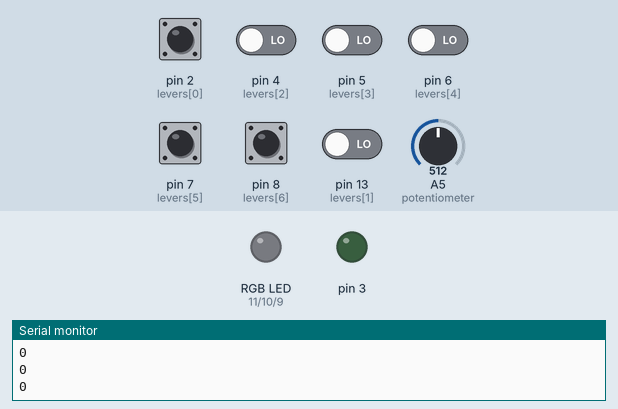
Recording of a sketch running on a simulated Arduino Uno, built with avr-gcc and run on an emulated ATmega328P. Shown: an RGB LED mixed from three pins (HIGH = lit), output pins drawn as LEDs (lit = HIGH), the last lines printed to the serial monitor. The test bench sets the inputs (shaded band); at power-on: pin 2 (levers[0]), pin 4 (levers[2]), pin 5 (levers[3]), pin 6 (levers[4]), pin 7 (levers[5]), pin 8 (levers[6]), pin 13 (levers[1]) LOW, A5 (potentiometer) = 512. Random numbers use the default seed unless the sketch sets one.

Above: at 1.2 s.
1.3 s: A5 (potentiometer) set to 378
At 2.6 s:
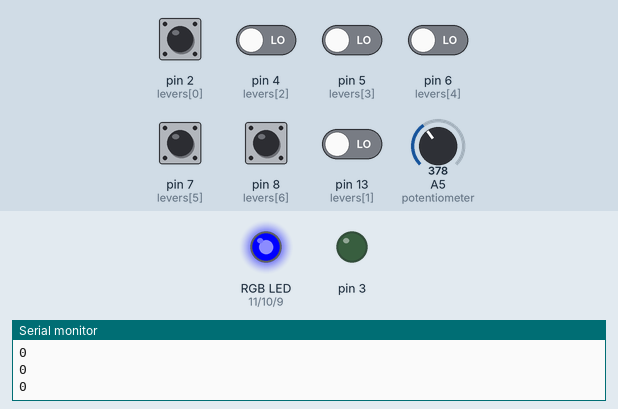
4.3 s: A5 (potentiometer) set to 354
At 5.2 s:
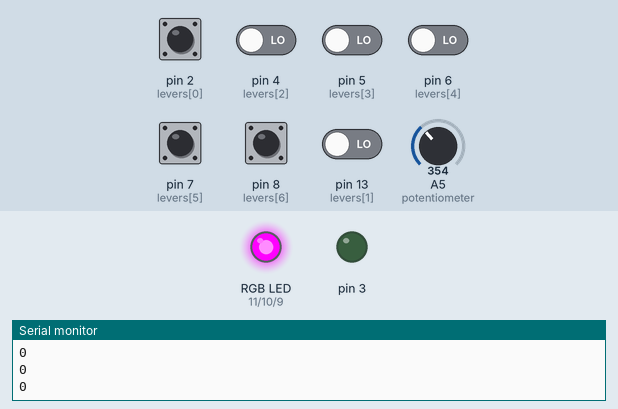
7.3 s: pin 2 (levers[0]) driven HIGH
9.1 s: pin 2 (levers[0]) driven LOW
At 10.6 s:
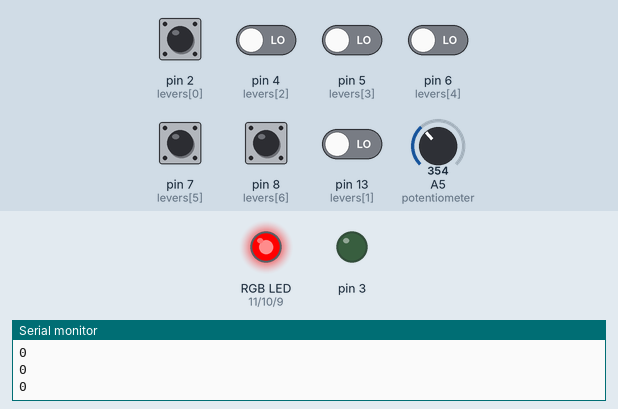
11.7 s: A5 (potentiometer) set to 0
At 12.34 s:
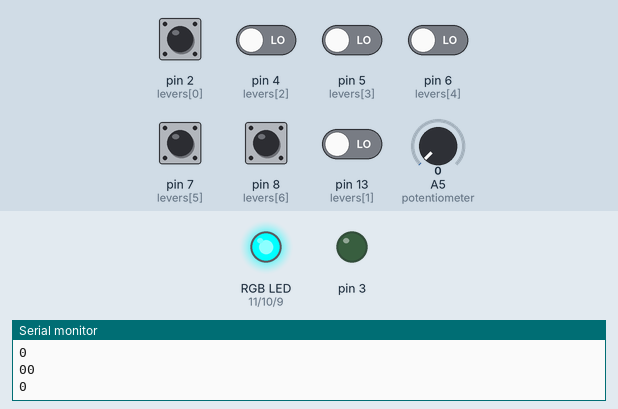
14.7 s: pin 4 (levers[2]) driven HIGH
Timing chart, 0 to 17.2 s (numbered marks = the images above; inputs shaded):
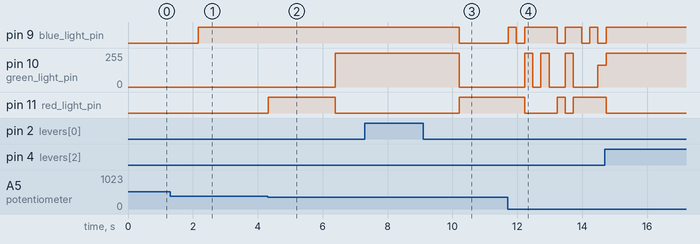

Measured:
- the behaviour switches between 371 and 370 on A5 (potentiometer) (found by bisection; images 1 and 2)
- after the input at 9.1 s, pin 9 (blue_light_pin): HIGH → LOW after 1.1 s; pin 10 (green_light_pin): 255/255 → 0/255 after 1.1 s; pin 11 (red_light_pin): LOW → HIGH after 1.1 s
- after the input at 11.7 s, pin 10 (green_light_pin): 0/255 → 255/255 after 0.52 s, → 0/255 0.25 s later, → 255/255 0.25 s later, → 0/255 0.25 s later, … (7 changes in this stretch); pin 11 (red_light_pin): HIGH → LOW after 0.52 s, → HIGH 1.0 s later, → LOW 0.25 s later, → HIGH 0.25 s later

The sketch:

sketch.ino
```cpp
int red_light_pin= 11; //pin for RED light LED in RGB
int green_light_pin = 10; //pin for GREEN light LED in RGB
int blue_light_pin = 9; //pin for BLUE light LED in RGB

int counter=0;

//VIBGYOR RGB values
int red_val[]=   {255,0,  0,  255,0,  255,255};
int green_val[]= {0,  0,  255,255,255,165,0};
int blue_val[]=  {255,255,255,0,  0,  0,  0};

int clock=0; //clock of the program
int Delay=50; //delay in between two phases
int LED_Burn_time=1000; //time which LED burns

int color=0;
int levers[]={2,13,4,5,6,7,8}; //push buttons

int score=0;

void setup() {
  Serial.begin(9600);
  pinMode(red_light_pin, OUTPUT);
  pinMode(green_light_pin, OUTPUT);
  pinMode(blue_light_pin, OUTPUT);
  pinMode(2, INPUT);
  pinMode(13, INPUT);
  pinMode(4, INPUT);
  pinMode(5, INPUT);
  pinMode(6, INPUT);
  pinMode(7, INPUT);
  pinMode(8, INPUT);
  pinMode(12, INPUT);
  pinMode(A5,INPUT);
  pinMode(3,OUTPUT);


}
void loop() {
  LED_Burn_time=abs(5*(analogRead(A5)+50));//convert potentiometer into delay time
  analogWrite(3,score);//score indicator brightness
 //digitalWrite(3,HIGH);
      Serial.println(score);

  if(clock*Delay>=LED_Burn_time){ //next color

      Serial.print(score);
      int temp=random(0,7);
      if(temp==color){ //prevent same colors comming twice
            color=(color+1)%7;
      }
      else{
      color=temp;
      }
      RGB_color(red_val[color],green_val[color],blue_val[color]); //set color value
      clock=0;
}
for(int i=0;i<=6;i++){
  if(digitalRead(levers[i])==1){
    if(i==color){
      score++;
      Serial.println("+");
      clock=0; //if correct prevent double tapping

    }
    else{
      Serial.print("-");
      if(score>0){
      score--;
      }
    }
 while(digitalRead(levers[i])==1){
   Serial.print("pressed....");
   Serial.print(i)
        //while button is still pressed do nothing.
        // this is to prevent multiple taps (long press)
        ;
      }
  }
}
clock++;
delay(Delay);
}
void RGB_color(int red_light_value, int green_light_value, int blue_light_value)
 {
  analogWrite(red_light_pin, red_light_value);
  analogWrite(green_light_pin,green_light_value);
  analogWrite(blue_light_pin, blue_light_value);
 }
```
